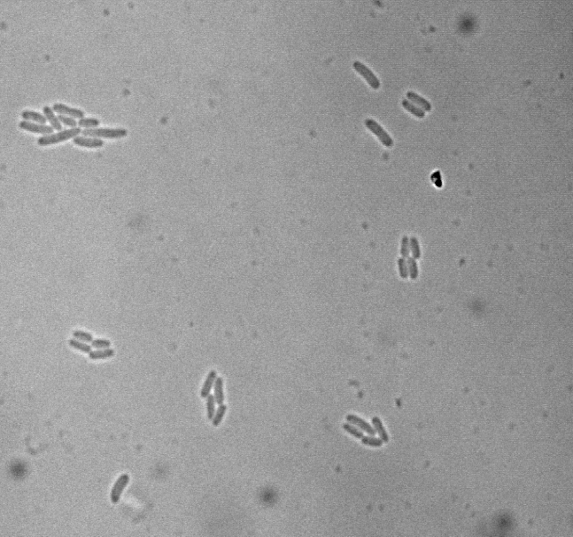
#> input picture Data/miniture_4_debug/images/controlnonsilica/01.tif, 573 x 537 px
$ python batch_cell_morphology_analysis.py ../Data/miniture_4_debug/images/controlnonsilica
#> lines starting #> are read from the running program, lines starting #| are printed output that depends on the picture; after the words box and inside, x2 and y2 are one past the last pixel; in counts of white or black regions, pixels touching at a corner belong together
#!/usr/bin/env python3
# -*- coding: utf-8 -*-
# SPDX-License-Identifier: Apache-2.0
# =======================================================================
#  Project       : CiproSeg - LOSO U-Net Segmentation Framework
#  File          : tools/batch_cell_morphology_analysis.py
#  Purpose       : Perform batch connected-component analysis of binary
#                  cell masks, extract per-cell morphological measurements,
#                  and generate tabulated results and annotated mask images.
#
#  Copyright (c) 2026 Manaz Kaleel
#  Authors       : Manaz Kaleel <manaz.ucd@gmail.com>
#
#  Created on    : 2026-10-03
#  Last modified : 2026-10-03, MK
#  Version       : 0.2.1
#  License       : Apache-2.0
#  Repository    : https://github.com/manazucd/CiproSeg
# =======================================================================
"""Per-cell morphology tables and annotated images for a folder of masks."""

import argparse
import logging
import platform
import sys
from pathlib import Path

import pandas as pd
import skimage
from matplotlib import patheffects
from matplotlib.figure import Figure
from skimage.io import imread
from skimage.measure import label, regionprops_table

# MASK_EXTENSIONS = (".tif", ".tiff", ".png", ".jpg", ".jpeg", ".bmp")
MASK_EXTENSIONS = (".tif", ".tiff", ".png", ".bmp")
DEFAULT_OUTPUT_SUBDIR = "cell_analysis_output"
TABLE_SUFFIX = "_cell_analysis.txt"
ANNOTATED_SUFFIX = "_annotated.png"

# Same threshold as the rest of the pipeline. The mask generation tool
# leaves faint values (1-50) around cell edges, and counting those as
# foreground inflates areas and can join neighbouring cells.
FOREGROUND_THRESHOLD = 128

# 8-connectivity, so two cells touching only at a corner count as one object.
PIXEL_CONNECTIVITY = 2

RGB_CHANNELS = 3
RGBA_CHANNELS = 4

REGION_PROPERTIES = (
    "label",
    "centroid",
    "bbox",
    "area",
    "axis_major_length",
    "axis_minor_length",
)

FIGURE_SIZE_INCHES = (12, 8)
FIGURE_DPI = 300
LABEL_FONT_SIZE = 8
LABEL_OUTLINE_WIDTH = 2

LOG_FORMAT = "%(levelname)s: %(message)s"

logger = logging.getLogger(__name__)


def load_mask(path):
    """
    Read a mask image as a 2-D array.

    RGB and RGBA exports are reduced to their brightest colour channel, so
    coloured masks still work and any alpha channel is ignored.

    Parameters:
        path: Path to the mask image

    Returns:
        2-D array of the original pixel values

    Raises:
        ValueError: if the file holds anything other than a single 2-D mask
    """
    image = imread(path)
    if image.ndim == 3 and image.shape[-1] in (RGB_CHANNELS, RGBA_CHANNELS):
        image = image[..., :RGB_CHANNELS].max(axis=-1)
    if image.ndim != 2:
        raise ValueError(
            f"{path} has shape {image.shape}, expected a single 2-D mask. "
            "Save stacks as one image per frame."
        )
    return image


def binarise(image, threshold=FOREGROUND_THRESHOLD):
    """
    Turn a 2-D mask image into a boolean foreground array.

    Masks stored as 0/1 are used as they are. Anything else, such as 0/255,
    is thresholded so that faint edge pixels count as background.

    Parameters:
        image: 2-D mask array
        threshold: Lowest pixel value that counts as foreground

    Returns:
        2-D boolean array, True for foreground
    """
    if image.max() <= 1:
        return image > 0
    return image >= threshold


def measure_components(mask):
    """
    Label the connected components of a binary mask and measure each one.

    Parameters:
        mask: 2-D boolean array, True for foreground

    Returns:
        DataFrame with one row per component. Positions use scikit-image
        order: centroid-0 is the row and centroid-1 the column, and bbox is
        (min_row, min_col, max_row, max_col) with exclusive maxima. Lengths
        are in pixels and areas are pixel counts.

    Raises:
        ValueError: if mask is not a 2-D boolean array
    """
    if mask.ndim != 2 or mask.dtype != bool:
        raise ValueError(
            f"Expected a 2-D boolean mask, got {mask.dtype} with shape "
            f"{mask.shape}. Pass the image through binarise() first."
        )

    labels = label(mask, connectivity=PIXEL_CONNECTIVITY)
    measurements = regionprops_table(labels, properties=REGION_PROPERTIES)
    table = pd.DataFrame(measurements)

    # A one-pixel-wide object has a zero minor axis. Report NaN, not inf.
    minor_axis = table["axis_minor_length"].replace(0, float("nan"))
    table["aspect_ratio"] = table["axis_major_length"] / minor_axis
    return table


def write_measurements(table, mask_path, table_path):
    """
    Write one mask's measurements to disk as an aligned text table.

    Parameters:
        table: Measurements from measure_components()
        mask_path: Mask the measurements came from, noted in the header
        table_path: Text file to write
    """
    with open(table_path, "w", encoding="utf-8") as handle:
        handle.write(f"Input mask: {mask_path}\n")
        handle.write(f"Foreground threshold: {FOREGROUND_THRESHOLD}\n")
        handle.write(f"Pixel connectivity: {PIXEL_CONNECTIVITY} (8-connectivity)\n")
        handle.write(f"Number of connected components: {len(table)}\n\n")

        if table.empty:
            handle.write("No connected components were detected.\n")
        else:
            handle.write(table.to_string(index=False) + "\n")


def save_annotated_mask(mask, table, title, image_path):
    """
    Save the mask as a PNG with each component's ID at its centroid.

    Parameters:
        mask: 2-D boolean array that was measured
        table: Measurements from measure_components()
        title: Figure title
        image_path: PNG file to write
    """
    # A bare Figure needs no pyplot, so the global matplotlib backend is
    # left alone and there is nothing to close afterwards.
    figure = Figure(figsize=FIGURE_SIZE_INCHES)
    axes = figure.subplots()
    axes.imshow(mask, cmap="gray")

    # IDs often overhang thin cells, and on curved filaments the centroid
    # can fall outside the cell altogether. The white outline keeps them
    # readable against the black background.
    outline = patheffects.withStroke(
        linewidth=LABEL_OUTLINE_WIDTH, foreground="white"
    )
    centroids = zip(table["label"], table["centroid-0"], table["centroid-1"])
    for label_id, row, col in centroids:
        axes.text(
            col, row, str(label_id),
            ha="center", va="center",
            fontsize=LABEL_FONT_SIZE, fontweight="bold",
            path_effects=[outline],
        )

    axes.set_title(title)
    axes.axis("off")
    figure.savefig(image_path, dpi=FIGURE_DPI, bbox_inches="tight")


def analyse_mask(mask_path, output_dir):
    """
    Measure one mask and save its table and annotated image.

    Parameters:
        mask_path: Mask image to analyse
        output_dir: Existing directory for the results
    """
    mask = binarise(load_mask(mask_path))
#> in load_mask, image is the input picture: shape (537, 573, 3); min 0, max 255, mean 153.4
#> in binarise, `return image >= threshold`:
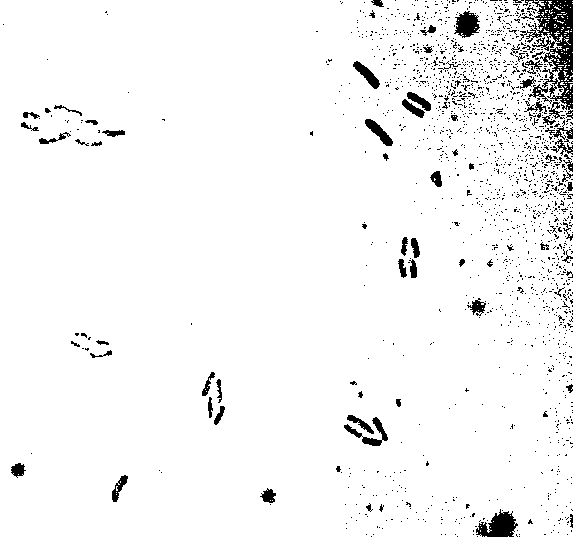
#> returned value: shape (537, 573) bool; 95.8% white; 1740 black regions (1666 under 20 px), largest, box (x1, y1, x2, y2) and area: (519, 0, 573, 119) 2443, (476, 509, 518, 537) 682, (454, 11, 480, 38) 456
    table = measure_components(mask)
#> in measure_components, `labels = label(mask, connectivity=PIXEL_CONNECTIVITY)`:
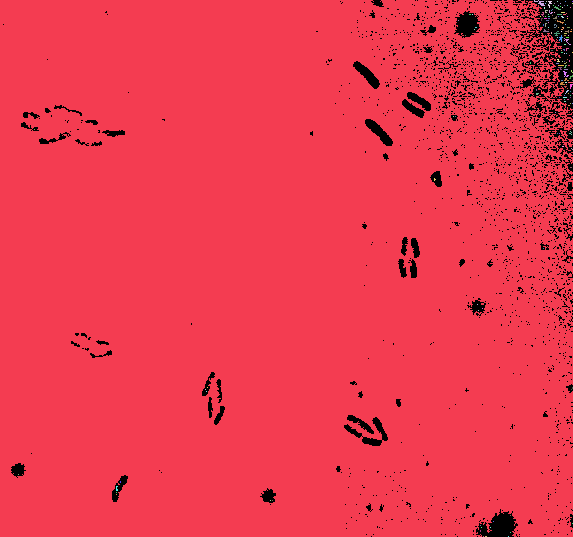
#> labels: shape (537, 573) int32; 169 distinct labels, from 0 to 168; one colour per label, 0 black
#> in measure_components, `measurements = regionprops_table(labels, properties=REGION_PROPERTIES)`: measurements = 10 items
#> in measure_components, `table = pd.DataFrame(measurements)`: table = table of 168 rows and 10 columns

    table_path = output_dir / f"{mask_path.stem}{TABLE_SUFFIX}"
    image_path = output_dir / f"{mask_path.stem}{ANNOTATED_SUFFIX}"
    title = f"Connected-component IDs: {mask_path.name}"

    write_measurements(table, mask_path, table_path)
    save_annotated_mask(mask, table, title, image_path)
    logger.info("Found %d connected components", len(table))


def find_masks(input_dir):
    """Return the mask images directly inside input_dir, sorted by name."""
    return sorted(
        path
        for path in input_dir.iterdir()
        if path.is_file() and path.suffix.lower() in MASK_EXTENSIONS
    )


def log_environment():
    """Log the software versions behind the measurements, for traceability."""
    logger.info(
        "Python %s on %s, scikit-image %s",
        platform.python_version(),
        platform.platform(),
        skimage.__version__,
    )


def parse_arguments():
    """
    Parse and check the command-line arguments.

    Returns:
        Namespace with input_dir and output_dir as Paths. output_dir
        defaults to a subdirectory of input_dir.
    """
    parser = argparse.ArgumentParser(description=__doc__)
    parser.add_argument(
        "input_dir",
        type=Path,
        help="Directory containing the binary mask images.",
    )
    parser.add_argument(
        "-o",
        "--output-dir",
        type=Path,
        default=None,
        help=(
            "Directory for the results. "
            f"Default: <input_dir>/{DEFAULT_OUTPUT_SUBDIR}"
        ),
    )
    args = parser.parse_args()

    if not args.input_dir.exists():
        parser.error(f"input directory does not exist: {args.input_dir}")
    if not args.input_dir.is_dir():
        parser.error(f"input path is not a directory: {args.input_dir}")
    if args.output_dir is None:
        args.output_dir = args.input_dir / DEFAULT_OUTPUT_SUBDIR
    return args


def main():
    """Run the analysis over every mask in the input directory."""
    logging.basicConfig(level=logging.INFO, format=LOG_FORMAT)
    args = parse_arguments()
    log_environment()

    mask_paths = find_masks(args.input_dir)
    if not mask_paths:
        sys.exit(
            f"No mask images ({', '.join(MASK_EXTENSIONS)}) "
            f"found in {args.input_dir}"
        )
    logger.info("Found %d mask(s) in %s", len(mask_paths), args.input_dir)

    args.output_dir.mkdir(parents=True, exist_ok=True)
    logger.info("Writing results to %s", args.output_dir)

    for index, mask_path in enumerate(mask_paths, start=1):
        logger.info(
            "Analysing %s (%d/%d)", mask_path.name, index, len(mask_paths)
        )
        analyse_mask(mask_path, args.output_dir)
#> in analyse_mask, `table = measure_components(mask)`: table = table of 168 rows and 11 columns
#> pass 2 of the loop in main, `for index, mask_path in enumerate(mask_paths, start=1):`:
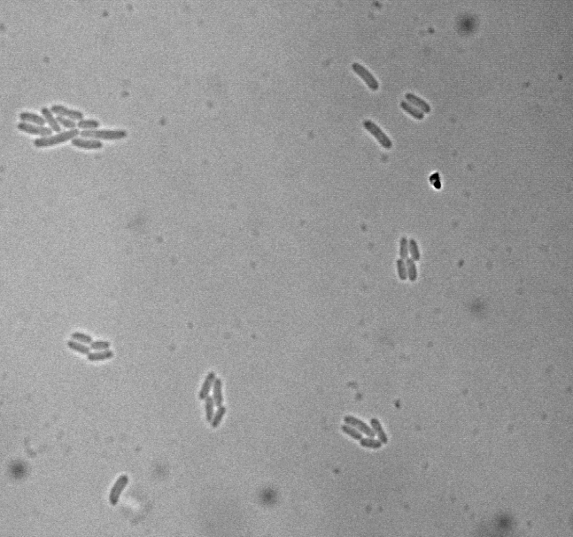
#> input picture Data/miniture_4_debug/images/controlnonsilica/02.tif, 573 x 537 px
#> in load_mask, image is the input picture: shape (537, 573, 3); min 0, max 255, mean 152.4
#> image: shape (537, 573)
#> in binarise (call 2), `return image >= threshold`:
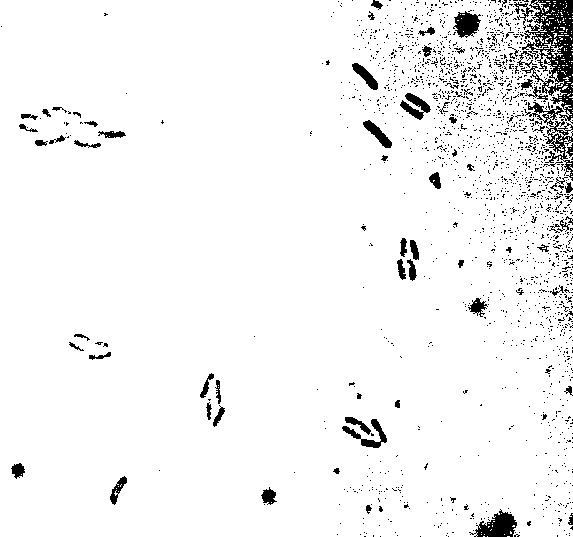
#> returned value: shape (537, 573) bool; 95.2% white; 1839 black regions (1767 under 20 px), largest, box (x1, y1, x2, y2) and area: (521, 0, 573, 124) 2873, (524, 102, 573, 181) 870, (469, 509, 517, 537) 708
#> in measure_components (call 2), `labels = label(mask, connectivity=PIXEL_CONNECTIVITY)`:
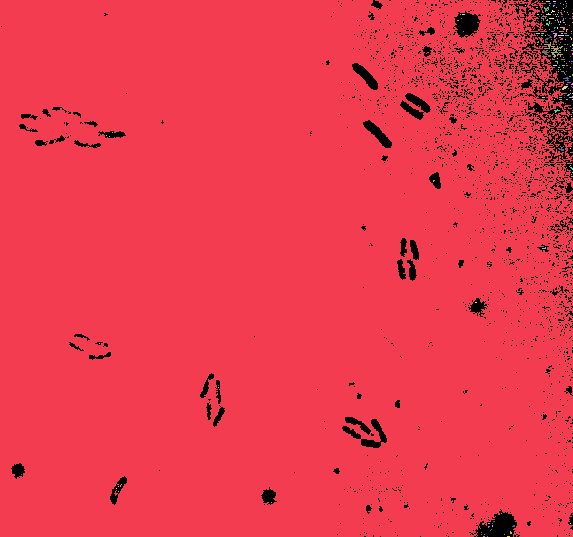
#> labels: shape (537, 573) int32; 209 distinct labels, from 0 to 208; one colour per label, 0 black
#> in measure_components (call 2), `table = pd.DataFrame(measurements)`: table = table of 208 rows and 10 columns

    logger.info("Done. Processed %d mask(s).", len(mask_paths))


if __name__ == "__main__":
    main()
